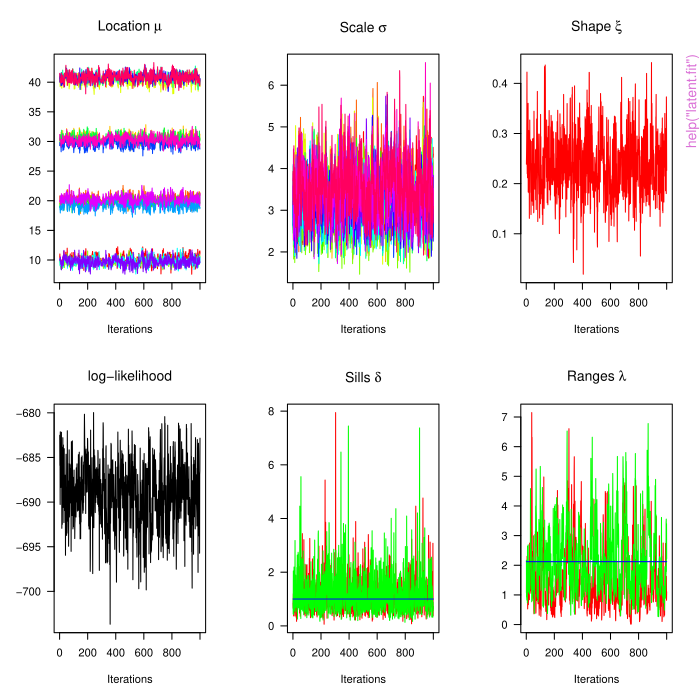

Write R code to recreate this figure.
pkgname <- "hkevp"
source(file.path(R.home("share"), "R", "examples-header.R"))
options(warn = 1)
library('hkevp')

base::assign(".oldSearch", base::search(), pos = 'CheckExEnv')
cleanEx()
nameEx("extrapol.gev")
### * extrapol.gev

flush(stderr()); flush(stdout())

### Name: extrapol.gev
### Title: Spatial extrapolation of GEV parameters with the HKEVP
### Aliases: extrapol.gev

### ** Examples

# Simulation of HKEVP:
sites <- as.matrix(expand.grid(1:3,1:3))
loc <- sites[,1]*10
scale <- 3
shape <- 0
alpha <- .4
tau <- 1
ysim <- hkevp.rand(10, sites, sites, loc, scale, shape, alpha, tau)

# HKEVP fit:
fit <- hkevp.fit(ysim, sites, niter = 1000)

## Extrapolation:
targets <- matrix(1.5, 1, 2)
gev.targets <- extrapol.gev(fit, targets)

## True vs predicted:
predicted <- sapply(gev.targets, median)
sd.predict <- sapply(gev.targets, sd)
true <- c(targets[,1]*10, scale, shape)
# cbind(true, predicted, sd.predict)





cleanEx()
nameEx("extrapol.return.level")
### * extrapol.return.level

flush(stderr()); flush(stdout())

### Name: extrapol.return.level
### Title: Spatial extrapolation of a return level.
### Aliases: extrapol.return.level

### ** Examples

# Simulation of HKEVP:
sites <- as.matrix(expand.grid(1:3,1:3))
knots <- sites
loc <- sites[,1]*10
scale <- 1
shape <- .2
alpha <- .4
tau <- 1
ysim <- hkevp.rand(10, sites, knots, loc, scale, shape, alpha, tau)

# HKEVP fit:
fit <- hkevp.fit(ysim, sites, niter = 1000)

## Extrapolation of the 100-years return level (may need more iterations and burn-in/nthin):
targets <- as.matrix(expand.grid(1.5:2.5,1.5:2.5))
pred.sample <- extrapol.return.level(100, fit, targets)
pred.mean <- apply(pred.sample, 2, mean)
pred.sd <- apply(pred.sample, 2, sd)
true <- return.level(100, targets[,1]*10, scale, shape)
# cbind(true, pred.mean, pred.sd)






cleanEx()
nameEx("hkevp.expmeasure")
### * hkevp.expmeasure

flush(stderr()); flush(stdout())

### Name: hkevp.expmeasure
### Title: Exponent measure of the HKEVP
### Aliases: hkevp.expmeasure

### ** Examples

sites <- as.matrix(expand.grid(1:3,1:3))
loc <- sites[,1]*10
scale <- 3
shape <- 0
alpha <- .4
tau <- 1
ysim <- hkevp.rand(10, sites, sites, loc, scale, shape, alpha, tau)

# HKEVP fit:
fit <- hkevp.fit(ysim, sites, niter = 1000)

predict.em <- hkevp.expmeasure(1, fit = fit)
true.em <- hkevp.expmeasure(1, sites, sites, alpha, tau)
# plot(predict.em, ylim = range(predict.em, true.em), type = "l")
# abline(h = true.em, col = 2, lwd = 2)





cleanEx()
nameEx("hkevp.fit")
### * hkevp.fit

flush(stderr()); flush(stdout())

### Name: hkevp.fit
### Title: Fitting procedure of the HKEVP with MCMC algorithm
### Aliases: hkevp.fit

### ** Examples

# Simulation of HKEVP:
set.seed(1)
sites <- as.matrix(expand.grid(1:3,1:3))
loc <- sites[,1]*10
scale <- 3
shape <- 0
alpha <- .4
tau <- 1
ysim <- hkevp.rand(10, sites, sites, loc, scale, shape, alpha, tau)

# HKEVP fit:
fit <- latent.fit(ysim, sites, niter = 1000)






cleanEx()
nameEx("hkevp.predict")
### * hkevp.predict

flush(stderr()); flush(stdout())

### Name: hkevp.predict
### Title: Predictive distribution of the max-stable process at target
###   positions.
### Aliases: hkevp.predict

### ** Examples

# Simulation of HKEVP:
sites <- as.matrix(expand.grid(1:3,1:3))
targets <- as.matrix(expand.grid(1.5:2.5,1.5:2.5))
all.pos <- rbind(sites, targets)
knots <- sites
loc <- all.pos[,1]*10
scale <- 3
shape <- 0
alpha <- .4
tau <- 1
ysim <- hkevp.rand(10, all.pos, knots, loc, scale, shape, alpha, tau)
yobs <- ysim[,1:9]

# HKEVP fit (omitting first site, used as target):
fit <- hkevp.fit(yobs, sites, niter = 1000)

# Extrapolation:
ypred <- hkevp.predict(fit, targets, predict.type = "kriging")

# Plot of the density and the true value for 4 first realizations:
# par(mfrow = c(2, 2))
# plot(density(ypred[1,1,]), main = "Target 1 / Year 1")
# abline(v = ysim[1,10], col = 2, lwd = 2)
# plot(density(ypred[2,1,]), main = "Target 1 / Year 2")
# abline(v = ysim[2,10], col = 2, lwd = 2)
# plot(density(ypred[1,2,]), main = "Target 2 / Year 1")
# abline(v = ysim[1,11], col = 2, lwd = 2)
# plot(density(ypred[2,2,]), main = "Target 2 / Year 2")
# abline(v = ysim[2,11], col = 2, lwd = 2)







cleanEx()
nameEx("hkevp.rand")
### * hkevp.rand

flush(stderr()); flush(stdout())

### Name: hkevp.rand
### Title: Simulation of the HKEVP
### Aliases: hkevp.rand

### ** Examples

# Simulation of HKEVP:
sites <- as.matrix(expand.grid(1:3,1:3))
loc <- sites[,1]*10
scale <- 3
shape <- 0
alpha <- .4
tau <- 1
ysim <- hkevp.rand(10, sites, sites, loc, scale, shape, alpha, tau)








cleanEx()
nameEx("latent.fit")
### * latent.fit

flush(stderr()); flush(stdout())

### Name: latent.fit
### Title: Fitting procedure of the latent variable model
### Aliases: latent.fit

### ** Examples

# Simulation of HKEVP:
sites <- as.matrix(expand.grid(1:4,1:4))
loc <- sites[,1]*10
scale <- 3
shape <- .2
alpha <- 1
tau <- 2
ysim <- hkevp.rand(15, sites, sites, loc, scale, shape, alpha, tau)

# Latent Variable Model fit:
set.seed(1)
fit <- latent.fit(ysim, sites, niter = 10000, nburn = 5000, nthin = 5)



mcmc.plot(fit, TRUE)
par(mfrow = c(2,2))
apply(fit$GEV[,1,], 1, acf)








graphics::par(get("par.postscript", pos = 'CheckExEnv'))
cleanEx()
nameEx("mcmc.fun")
### * mcmc.fun

flush(stderr()); flush(stdout())

### Name: mcmc.fun
### Title: Point estimates of HKEVP fit
### Aliases: mcmc.fun

### ** Examples

# Simulation of HKEVP:
sites <- as.matrix(expand.grid(1:3,1:3))
knots <- sites
loc <- sites[,1]*10
scale <- 3
shape <- .2
alpha <- .4
tau <- 1
ysim <- hkevp.rand(10, sites, knots, loc, scale, shape, alpha, tau)

# HKEVP fit:
fit <- hkevp.fit(ysim, sites, niter = 1000)

# Posterior median and standard deviation:
# mcmc.fun(fit, median)
# mcmc.fun(fit, sd)






cleanEx()
nameEx("mcmc.plot")
### * mcmc.plot

flush(stderr()); flush(stdout())

### Name: mcmc.plot
### Title: Markov chains plotting
### Aliases: mcmc.plot

### ** Examples

# Simulation of HKEVP:
sites <- as.matrix(expand.grid(1:3,1:3))
knots <- sites
loc <- sites[,1]*10
scale <- 3
shape <- .2
alpha <- .4
tau <- 1
ysim <- hkevp.rand(10, sites, knots, loc, scale, shape, alpha, tau)

# HKEVP fit:
fit <- hkevp.fit(ysim, sites, niter = 1000)

# Markov chains plot:
# mcmc.plot(fit)







cleanEx()
nameEx("return.level")
### * return.level

flush(stderr()); flush(stdout())

### Name: return.level
### Title: The associated return level
### Aliases: return.level

### ** Examples

return.level(period = 100, loc = 1, scale = 1, shape = 1)
return.level(period = 200, loc = 1:10, scale = 1, shape = 0)





### * <FOOTER>
###
options(digits = 7L)
base::cat("Time elapsed: ", proc.time() - base::get("ptime", pos = 'CheckExEnv'),"\n")
grDevices::dev.off()
###
### Local variables: ***
### mode: outline-minor ***
### outline-regexp: "\\(> \\)?### [*]+" ***
### End: ***
quit('no')
